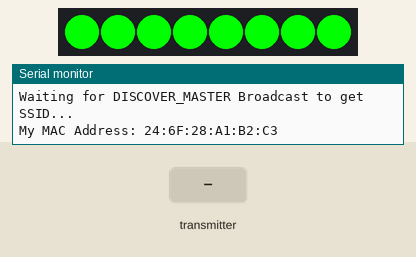
This sketch was run on a simulated ESP32. Parts: 8 RGB LEDs in strip order, left to right, the last lines printed to the serial monitor. The test bench sets the inputs (shaded band). Random numbers use the default seed unless the sketch sets one.

Above: at 2.2 s.
2.3 s: the transmitter starts sending state = 1
At 3.1 s:
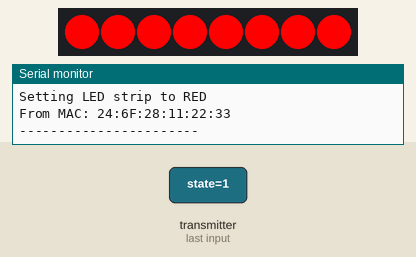
3.8 s: the transmitter starts sending state = 0
At 4.2 s:
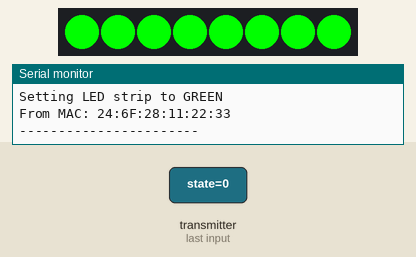
Timing chart, 0 to 6.8 s (numbered marks = the images above; inputs shaded):
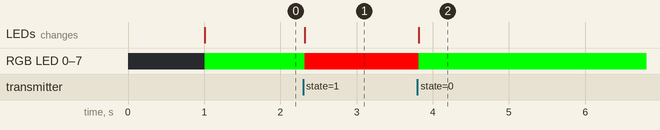

Measured:
- after the input at 2.3 s, RGB LED 0–7: RGB(0, 255, 0) → RGB(255, 0, 0) at once; the LEDs: change at once (image 1)
- after the input at 3.8 s, RGB LED 0–7: RGB(255, 0, 0) → RGB(0, 255, 0) at once; the LEDs: change at once (image 2)

The sketch:

ESP_module_dummy.ino
```cpp
#include <esp_now.h>
#include <esp_wifi.h> // Required for Wi-Fi channel setup
#include <WiFi.h>
#include <vector>


// --- WS2812B LIBRARY & CONFIGURATION ---
#include <Adafruit_NeoPixel.h>
#ifdef __AVR__
#include <avr/power.h> // Required for Adafruit Trinket 16 MHz
#endif

#define PIN_WS2812B 14 // ESP32 pin connected to WS2812B
#define NUM_PIXELS 8 // Number of LEDs on the strip
#define boardId 3;             // ID of this board (1 or 2)
// ------------------------------------

// --- WIFI CONFIGURATION (IMPORTANT) ---
// Please replace with your actual Wi-Fi SSID
String received_ssid = ""; // Dynamic SSID from Gateway
unsigned long lastChannelScan = 0;


// Function to find Wi-Fi SSID channel (Required for ESP-NOW)
int32_t getWiFiChannel(const char *ssid) {
  if (int32_t n = WiFi.scanNetworks()) {
      for (uint8_t i=0; i<n; i++) {
          if (!strcmp(ssid, WiFi.SSID(i).c_str())) {
              return WiFi.channel(i);
          }
      }
  }
  return 0; // Return 0 if not found
}
// ------------------------------------


// ------------------------------------------------
// !! DEVICE MAC ADDRESSES !!
// UPDATE THESE ADDRESSES TO MATCH YOUR BOARDS
// ------------------------------------------------
uint8_t macAddress[] = {0x3C, 0x8A, 0x1F, 0xAB, 0xF9, 0x34};

// ------------------------------------------------

uint8_t peerAddress[6]; // MAC address of the peer board
// List of known masters
std::vector<std::vector<uint8_t>> masters;


// --- WS2812B INITIALIZATION ---
Adafruit_NeoPixel WS2812B(NUM_PIXELS, PIN_WS2812B, NEO_GRB + NEO_KHZ800);
// ------------------------------


// Structure for SENDING data (Same as your original code)
typedef struct {
  int id;
  int status;
  char CarLicense[11];
  int readingId;
} struct_message;


// Structure for RECEIVING LED control commands
typedef struct led_message {
  int id;
  bool state; // true (ON), false (OFF)
} led_message;

// Create structure variable for sending
struct_message myData;

// Create structure variable for receiving
led_message incomingData;

// ESP-NOW Peer info
esp_now_peer_info_t peerInfo;

// Variables for data sending
unsigned long previousMillis = 0;
const long interval = 5000; // Send data every 5 seconds
unsigned int readingId = 0;

// --- HELPER FUNCTIONS ---
// Set all LED pixels to a specific color
void setStripColor(uint32_t color) {
  for (int pixel = 0; pixel < NUM_PIXELS; pixel++) { // Loop through each pixel
    WS2812B.setPixelColor(pixel, color); // Set color
  }
  WS2812B.show(); // Update LED strip
}
// ------------------------------


// ------------------------------------------------
// CALLBACKS
// ------------------------------------------------

// 1. Callback when data is SENT
void OnDataSent(const wifi_tx_info_t* mac_addr, esp_now_send_status_t status) {
  Serial.print("Send status: ");
  Serial.println(status == ESP_NOW_SEND_SUCCESS ? "Send successful" : "Send failed");
}

// 2. Callback when data is RECEIVED
void OnDataRecv(const esp_now_recv_info *recv_info, const uint8_t *incomingDataBytes, int len) {

  // Check for broadcast message
  if (recv_info->des_addr[0] == 0xFF && recv_info->des_addr[1] == 0xFF &&
      recv_info->des_addr[2] == 0xFF && recv_info->des_addr[3] == 0xFF &&
      recv_info->des_addr[4] == 0xFF && recv_info->des_addr[5] == 0xFF) {

    Serial.printf("Broadcast received from: %02X:%02X:%02X:%02X:%02X:%02X\n",
                  recv_info->src_addr[0], recv_info->src_addr[1], recv_info->src_addr[2],
                  recv_info->src_addr[3], recv_info->src_addr[4], recv_info->src_addr[5]);

    // Check if already known
    bool known = false;
    for (const auto& master : masters) {
      if (memcmp(master.data(), recv_info->src_addr, 6) == 0) {
        known = true;
        break;
      }
    }

    if (!known) {
      Serial.println("New Master detected! Registering...");
      std::vector<uint8_t> newMaster(recv_info->src_addr, recv_info->src_addr + 6);
      masters.push_back(newMaster);

      // Register as peer
      esp_now_peer_info_t newPeerInfo = {};
      memcpy(newPeerInfo.peer_addr, recv_info->src_addr, 6);
      newPeerInfo.channel = WiFi.channel(); // Assuming same channel
      newPeerInfo.encrypt = false;

      if (esp_now_add_peer(&newPeerInfo) == ESP_OK) {
        Serial.println("Master registered successfully.");
        // Optionally update the primary peerAddress to the latest master
        memcpy(peerAddress, recv_info->src_addr, 6);
      } else {
        Serial.println("Failed to register Master.");
      }
    }

    // --- PARSE SSID FROM BROADCAST ---
    // Msg format: "DISCOVER_MASTER:MySSID"
    String msg = "";
    for(int i=0; i<len; i++) msg += (char)incomingDataBytes[i];

    if (msg.startsWith("DISCOVER_MASTER:")) {
       String extracted = msg.substring(16);
       if (received_ssid == "") {
          received_ssid = extracted;
          Serial.println(">> SSID DISCOVERED: " + received_ssid);
          Serial.printf(">> LOCKED CHANNEL: %d\n", WiFi.channel());
       }
    }

    return; // Don't process broadcast as LED command
  }

  // Check if data length matches led_message structure
  if (len == sizeof(incomingData)) {
    // Copy raw bytes into incomingData structure
    memcpy(&incomingData, incomingDataBytes, sizeof(incomingData));

    // Print received data
    Serial.println("\n--- RECEIVED DATA PACKET ---");
    Serial.print("Bytes received: ");
    Serial.println(len);
    Serial.print("From Board ID: ");
    Serial.println(incomingData.id);
    Serial.print("LED State: ");
    Serial.println(incomingData.state ? "ON" : "OFF");
    Serial.println("-----------------------------------");


  // --- WS2812B CONTROL LOGIC ---
    if (incomingData.state == true) {
      Serial.println("Setting LED strip to RED");
      setStripColor(WS2812B.Color(255, 0, 0)); // Set all to RED
    } else {
      Serial.println("Setting LED strip to GREEN");
      setStripColor(WS2812B.Color(0, 255, 0)); // Set all to GREEN
    }
    // --- END NEW LOGIC ---


    // Print sender MAC address
    char macStr[18];
    snprintf(macStr, sizeof(macStr), "%02X:%02X:%02X:%02X:%02X:%02X",
              recv_info->src_addr[0], recv_info->src_addr[1], recv_info->src_addr[2],
              recv_info->src_addr[3], recv_info->src_addr[4], recv_info->src_addr[5]);
    Serial.print("From MAC: ");
    Serial.println(macStr);
    Serial.println("-----------------------");
    Serial.println();

  } else {
    Serial.println("Received data length does not match!");
  }
}

// ------------------------------------------------
// SETUP
// ------------------------------------------------
void setup() {
  Serial.begin(115200);
  delay(1000); // Wait for Serial to start
// --- WS2812B INITIALIZATION ---
  WS2812B.begin();  // Initialize WS2812B strip object
  WS2812B.clear();
  setStripColor(WS2812B.Color(0, 255, 0)); // Set default color to GREEN
  Serial.println("LED strip has been set to GREEN");
// ------------------------------

  // Set device as a Wi-Fi Station
  WiFi.mode(WIFI_STA);

  // --- CHANNEL SETUP LOGIC ---
  // We will scan channels in loop() if no SSID yet
  Serial.println("Waiting for DISCOVER_MASTER Broadcast to get SSID...");
  // -------------------------------------

  // --- Identify this Board ---
  uint8_t myMac[6];
  WiFi.macAddress(myMac);
  Serial.print("My MAC Address: ");
  char myMacStr[18];
  snprintf(myMacStr, sizeof(myMacStr), "%02X:%02X:%02X:%02X:%02X:%02X",
            myMac[0], myMac[1], myMac[2], myMac[3], myMac[4], myMac[5]);
  Serial.println(myMacStr);

  memcpy(peerAddress, macAddress, 6);


  // -----------------------------

  // Initialize ESP-NOW
  if (esp_now_init() != ESP_OK) {
    Serial.println("Error initializing ESP-NOW");
    return;
  }

  // Register both callbacks
  esp_now_register_send_cb(OnDataSent); // For sending
  esp_now_register_recv_cb(OnDataRecv); // For receiving

  // Register peer (the peer board)
  memcpy(peerInfo.peer_addr, peerAddress, 6);
  peerInfo.channel = 0; // Set peer channel (0 = current/unknown channel)
  peerInfo.encrypt = false;

  // Add peer
  if (esp_now_add_peer(&peerInfo) != ESP_OK) {
    Serial.println("Failed to add peer");
    return;
  }

  // Initialize random number generator
  randomSeed(analogRead(0));
}

// ------------------------------------------------
// LOOP
// ------------------------------------------------
void loop() {
  // Data SENDING logic
  unsigned long currentMillis = millis();
  if (currentMillis - previousMillis >= interval) {
    previousMillis = currentMillis;

    // Set values to send
    myData.id = boardId; // Use our dynamic Board ID
    myData.status = random(2); // Random 0 or 1 (Example: Parking status)

// --- Generate random license plate (Example: Vietnam) ---
    int province = 43; // Province code '43' (Example: Da Nang)
    char series = random('A', 'Z' + 1); // Random letter
    int num1 = random(100, 1000); // Random 3-digit number
    int num2 = random(0, 100);    // Random 2-digit number

    // Format string: "43A-230.42"
    snprintf(myData.CarLicense, 10, "%d%c-%03d.%02d",
              province,
              series,
              num1,
              num2);
// ------------------------------------------------

    myData.readingId = readingId++;

    // Send data
    esp_err_t result = esp_now_send(peerAddress, (uint8_t *) &myData, sizeof(myData));

    // Print send status
    Serial.print("Sending data (Reading ID: ");
    Serial.print(myData.readingId);
    Serial.print("): ");
    Serial.println(result == ESP_OK ? "Sent" : "Send failed");
  }

  // Receiving logic works entirely in the background via OnDataRecv callback.

  // --- CHANNEL SCANNING ---
  if (received_ssid == "") {
    if (millis() - lastChannelScan > 200) {
      lastChannelScan = millis();
      int newCh = (WiFi.channel() % 13) + 1;
      esp_wifi_set_promiscuous(true);
      esp_wifi_set_channel(newCh, WIFI_SECOND_CHAN_NONE);
      esp_wifi_set_promiscuous(false);
      // Serial.printf("Scanning Ch: %d\n", newCh);
    }
  }
}
```
